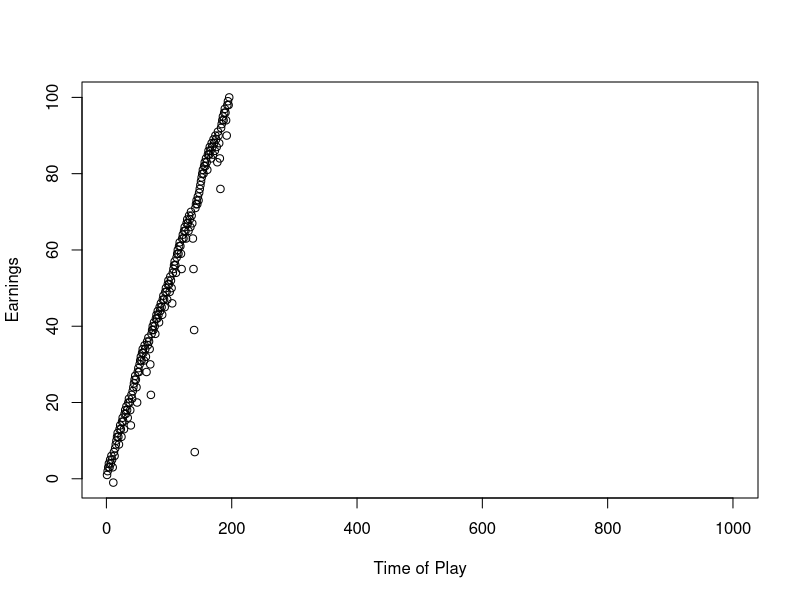
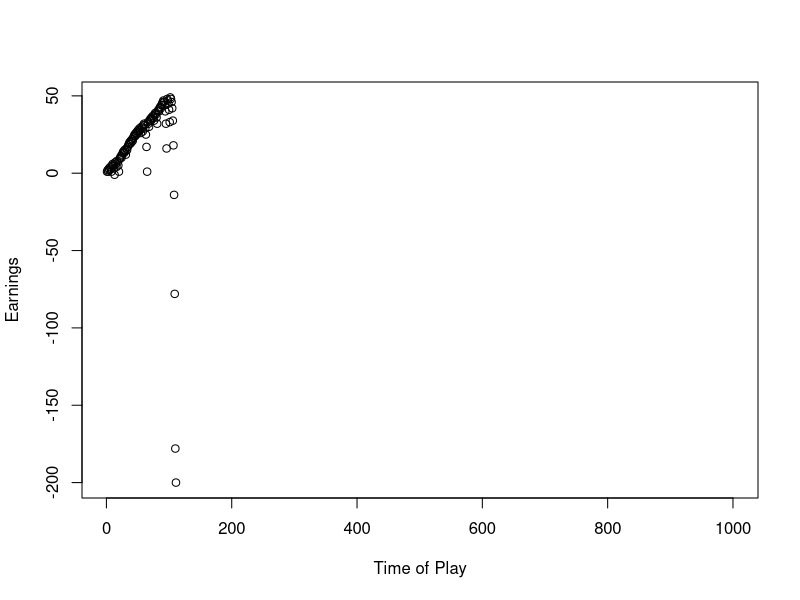
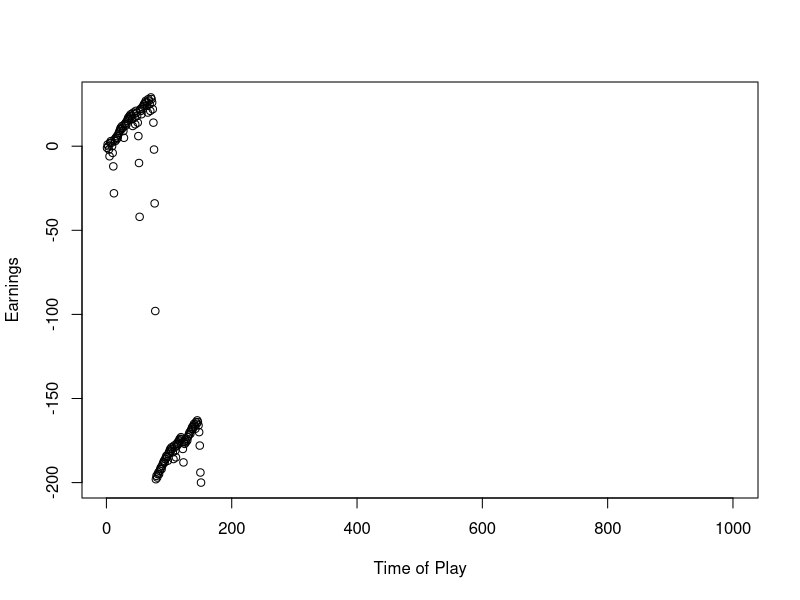
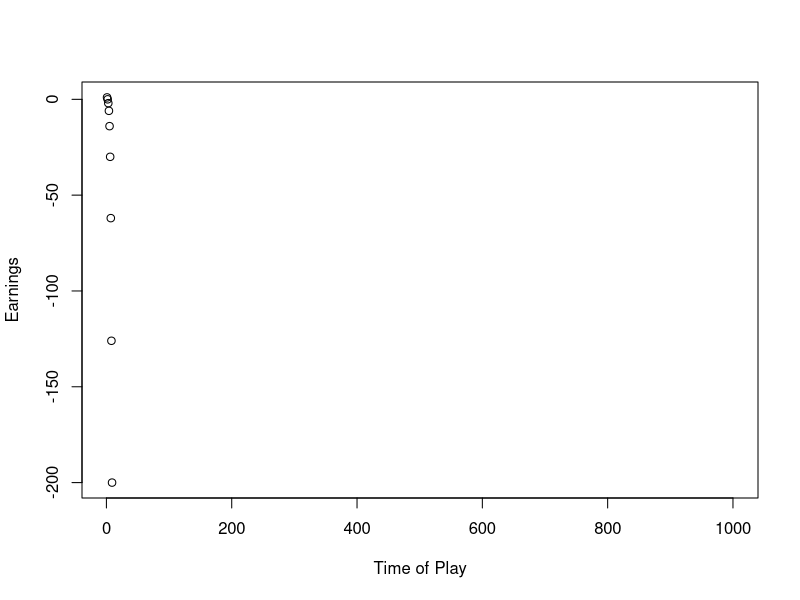
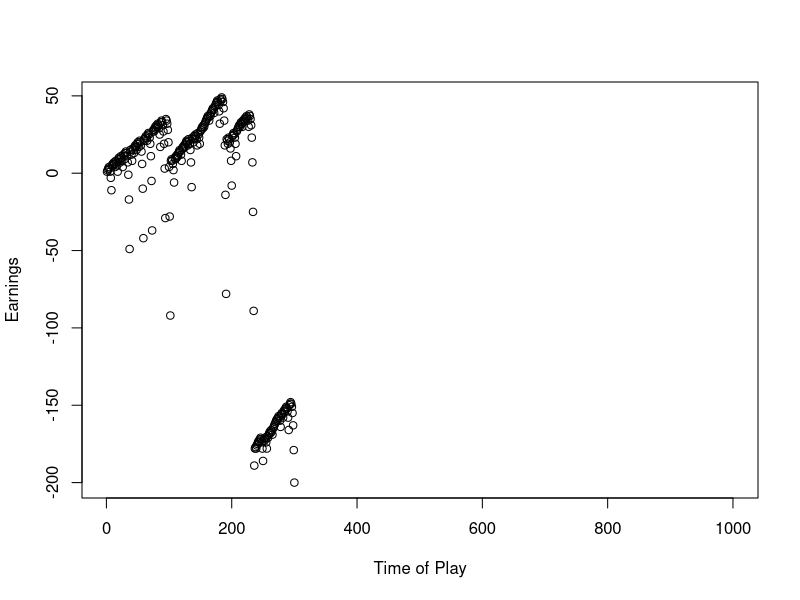
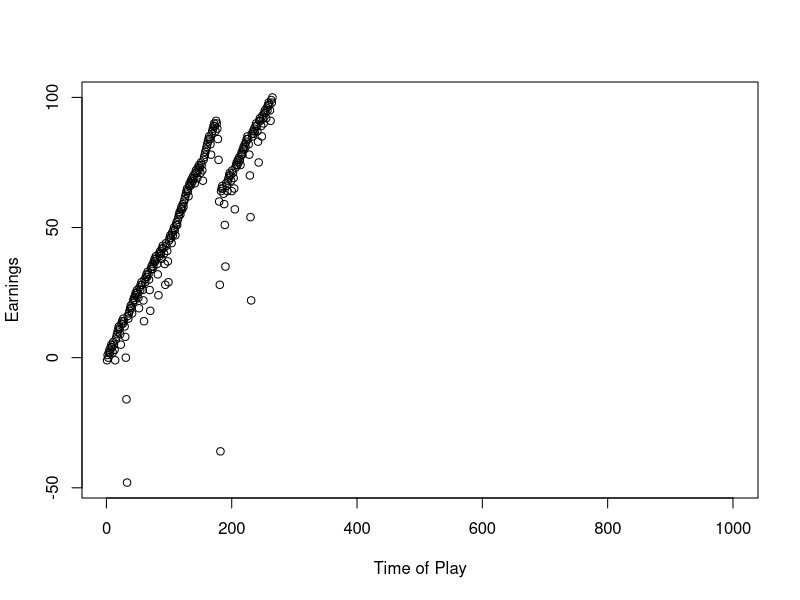
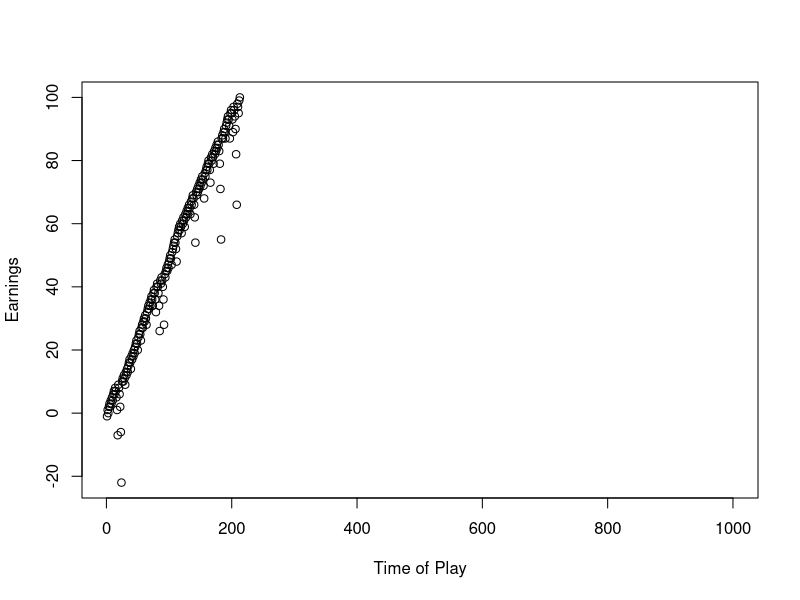
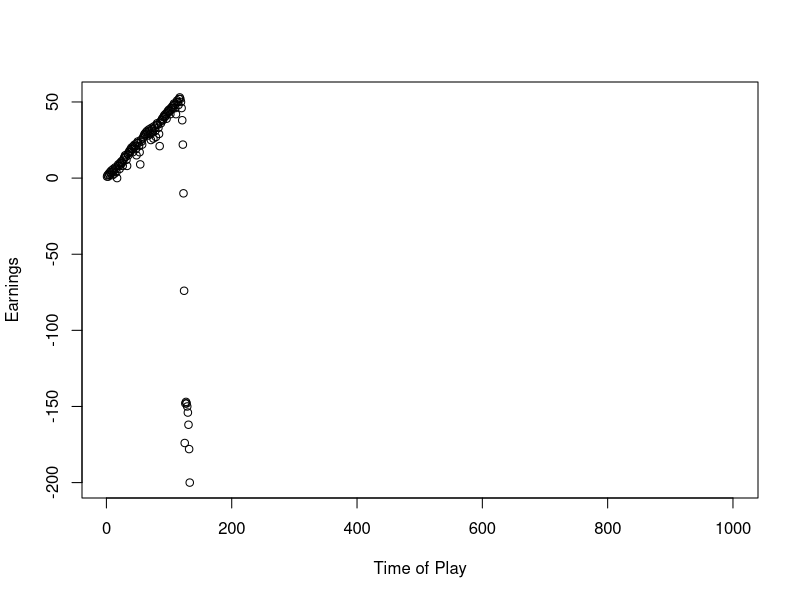

Source code (R) for these figures, in order:
## ---- chunk 1
library(dplyr)
one_play <- function(state){
  
    # Wager
    proposed_wager <- ifelse(state$previous_win, 1, 2*state$previous_wager)
    wager <- min(proposed_wager, state$M, state$B)
    
    # Spin of the wheel
    red <- rbinom(1,1,18/38)
    
    # Update state
    state$plays <- state$plays + 1
    state$previous_wager <- wager
    if(red){
      # WIN
      state$B <- state$B + wager
      state$previous_win <- TRUE
    }else{
      # LOSE
      state$B <- state$B - wager
      state$previous_win <- FALSE
    }
  state
}

## ---- chunk 2
stop_play <- function(state){
  if(state$B <= 0) return(TRUE)
  if(state$plays >= state$L) return(TRUE)
  if(state$B >= state$W) return(TRUE)
  FALSE
}
## ---- chunk 3
one_series <- function(
    B = 200
  , W = 300
  , L = 1000
  , M = 100
){

  # initial state
  state <- list(
    B = B
  , W = W
  , L = L
  , M = M
  , plays = 0
  , previous_wager = 0
  , previous_win = TRUE
  )
  
  # vector to store budget over series of plays
  budget <- rep(NA, L)
  
  # For loop of plays
  for(i in 1:L){
    new_state <- state %>% one_play
    budget[i] <- new_state$B
    if(new_state %>% stop_play){
      plot(budget-200, xlab = "Time of Play", ylab = "Earnings")
      return(budget[1:i])
    }
    state <- new_state
  }
  budget    
}
## ---- chunk 4
get_last <- function(x) x[length(x)] 
## ---- chunk 5
walk_out_money <- rep(NA, 1500)
for(j in seq_along(walk_out_money)){
  walk_out_money[j] <- one_series(B = 200, W = 300, L = 1000, M = 100) %>% get_last
}
## ---- chunk 6
hist(walk_out_money, breaks = 100)
## ---- chunk 7
mean(walk_out_money > 200)
## ---- chunk 8
mean(walk_out_money - 200)
## ---- chunk 9
length(one_series(B = 200, W = 300, L = 1000, M = 100))
## ---- chunk 10
one_series <- function(
    B = 200
  , W = 400
  , L = 1000
  , M = 100
){

  # initial state
  state <- list(
    B = B
  , W = W
  , L = L
  , M = M
  , plays = 0
  , previous_wager = 0
  , previous_win = TRUE
  )
  
  # vector to store budget over series of plays
  budget <- rep(NA, L)
  
  # For loop of plays
  for(i in 1:L){
    new_state <- state %>% one_play
    budget[i] <- new_state$B
    if(new_state %>% stop_play){
      return(budget[1:i])
    }
    state <- new_state
  }
  budget    
}

## ---- chunk 11
get_last <- function(x) x[length(x)] 
## ---- chunk 12
walk_out_money <- rep(NA, 1500)
for(j in seq_along(walk_out_money)){
  walk_out_money[j] <- one_series(B = 200, W = 400, L = 1000, M = 100) %>% get_last
}
## ---- chunk 13
hist(walk_out_money, breaks = 100)
## ---- chunk 14
mean(walk_out_money > 200)
## ---- chunk 15
mean(walk_out_money - 200)
## ---- chunk 16
length(one_series(B = 200, W = 400, L = 1000, M = 100))
## ---- chunk 17
one_series <- function(
    B = 200
  , W = 300
  , L = 200
  , M = 100
){

  # initial state
  state <- list(
    B = B
  , W = W
  , L = L
  , M = M
  , plays = 0
  , previous_wager = 0
  , previous_win = TRUE
  )
  
  # vector to store budget over series of plays
  budget <- rep(NA, L)
  
  # For loop of plays
  for(i in 1:L){
    new_state <- state %>% one_play
    budget[i] <- new_state$B
    if(new_state %>% stop_play){
      return(budget[1:i])
    }
    state <- new_state
  }
  budget    
}

## ---- chunk 18
get_last <- function(x) x[length(x)] 
## ---- chunk 19
walk_out_money <- rep(NA, 1500)
for(j in seq_along(walk_out_money)){
  walk_out_money[j] <- one_series(B = 200, W = 300, L = 200, M = 100) %>% get_last
}
## ---- chunk 20
hist(walk_out_money, breaks = 100)
## ---- chunk 21
mean(walk_out_money > 200)
## ---- chunk 22
mean(walk_out_money - 200)
## ---- chunk 23
length(one_series(B = 200, W = 300, L = 200, M = 100))
## ---- chunk 24
one_series <- function(
    B = 200
  , W = 300
  , L = 1000
  , M = 300
){

  # initial state
  state <- list(
    B = B
  , W = W
  , L = L
  , M = M
  , plays = 0
  , previous_wager = 0
  , previous_win = TRUE
  )
  
  # vector to store budget over series of plays
  budget <- rep(NA, L)
  
  # For loop of plays
  for(i in 1:L){
    new_state <- state %>% one_play
    budget[i] <- new_state$B
    if(new_state %>% stop_play){
      return(budget[1:i])
    }
    state <- new_state
  }
  budget    
}

## ---- chunk 25
get_last <- function(x) x[length(x)] 
## ---- chunk 26
walk_out_money <- rep(NA, 1500)
for(j in seq_along(walk_out_money)){
  walk_out_money[j] <- one_series(B = 200, W = 300, L = 1000, M = 300) %>% get_last
}
## ---- chunk 27
hist(walk_out_money, breaks = 100)
## ---- chunk 28
mean(walk_out_money > 200)
## ---- chunk 29
mean(walk_out_money - 200)
## ---- chunk 30
length(one_series(B = 200, W = 300, L = 1000, M = 300))
